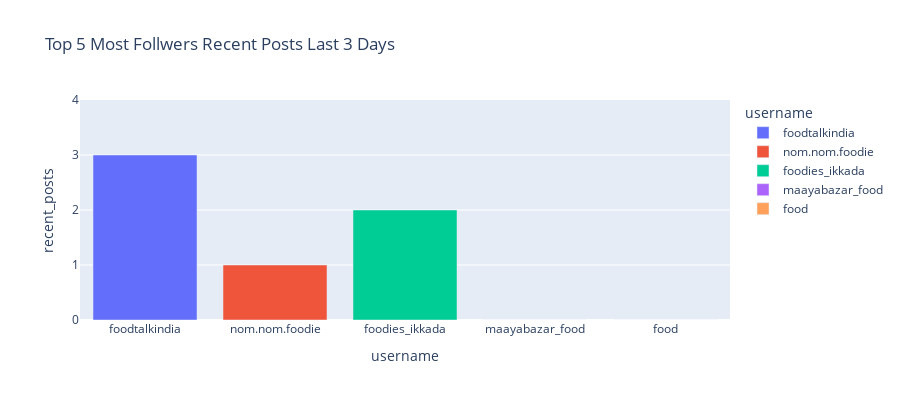

This figure's notebook cell:
### Markdown cell above
#### For better visualization I am using plotly

### Code cell
# for using plotly we need to convert data into dataframe
username = list(posts_dict.keys())
y=list(posts_dict.values())
di = {'username': username, 'recent_posts': y}
df_posts = pd.DataFrame(di)
plotly.bar(df_posts,x='username', y='recent_posts', range_y=[0, 4], height=400, color='username', title='Top 5 Most Follwers Recent Posts Last 3 Days')

### Figure 1 — Plotly figure (JSON) as saved in the notebook; plotly's stock layout.template omitted (floating-point values rounded to 4 significant figures)
{"data": [{"alignmentgroup": "True", "hovertemplate": "username=%{x}<br>recent_posts=%{y}<extra></extra>", "legendgroup": "foodtalkindia", "marker": {"color": "#636efa", "pattern": {"shape": ""}}, "name": "foodtalkindia", "offsetgroup": "foodtalkindia", "orientation": "v", "showlegend": true, "textposition": "auto", "type": "bar", "x": ["foodtalkindia"], "xaxis": "x", "y": [3], "yaxis": "y"}, {"alignmentgroup": "True", "hovertemplate": "username=%{x}<br>recent_posts=%{y}<extra></extra>", "legendgroup": "nom.nom.foodie", "marker": {"color": "#EF553B", "pattern": {"shape": ""}}, "name": "nom.nom.foodie", "offsetgroup": "nom.nom.foodie", "orientation": "v", "showlegend": true, "textposition": "auto", "type": "bar", "x": ["nom.nom.foodie"], "xaxis": "x", "y": [1], "yaxis": "y"}, {"alignmentgroup": "True", "hovertemplate": "username=%{x}<br>recent_posts=%{y}<extra></extra>", "legendgroup": "foodies_ikkada", "marker": {"color": "#00cc96", "pattern": {"shape": ""}}, "name": "foodies_ikkada", "offsetgroup": "foodies_ikkada", "orientation": "v", "showlegend": true, "textposition": "auto", "type": "bar", "x": ["foodies_ikkada"], "xaxis": "x", "y": [2], "yaxis": "y"}, {"alignmentgroup": "True", "hovertemplate": "username=%{x}<br>recent_posts=%{y}<extra></extra>", "legendgroup": "maayabazar_food", "marker": {"color": "#ab63fa", "pattern": {"shape": ""}}, "name": "maayabazar_food", "offsetgroup": "maayabazar_food", "orientation": "v", "showlegend": true, "textposition": "auto", "type": "bar", "x": ["maayabazar_food"], "xaxis": "x", "y": [0], "yaxis": "y"}, {"alignmentgroup": "True", "hovertemplate": "username=%{x}<br>recent_posts=%{y}<extra></extra>", "legendgroup": "food", "marker": {"color": "#FFA15A", "pattern": {"shape": ""}}, "name": "food", "offsetgroup": "food", "orientation": "v", "showlegend": true, "textposition": "auto", "type": "bar", "x": ["food"], "xaxis": "x", "y": [0], "yaxis": "y"}], "layout": {"barmode": "relative", "height": 400, "legend": {"title": {"text": "username"}, "tracegroupgap": 0}, "title": {"text": "Top 5 Most Follwers Recent Posts Last 3 Days"}, "xaxis": {"anchor": "y", "categoryarray": ["foodtalkindia", "nom.nom.foodie", "foodies_ikkada", "maayabazar_food", "food"], "categoryorder": "array", "domain": [0, 1], "title": {"text": "username"}}, "yaxis": {"anchor": "x", "domain": [0, 1], "range": [0, 4], "title": {"text": "recent_posts"}}}}
